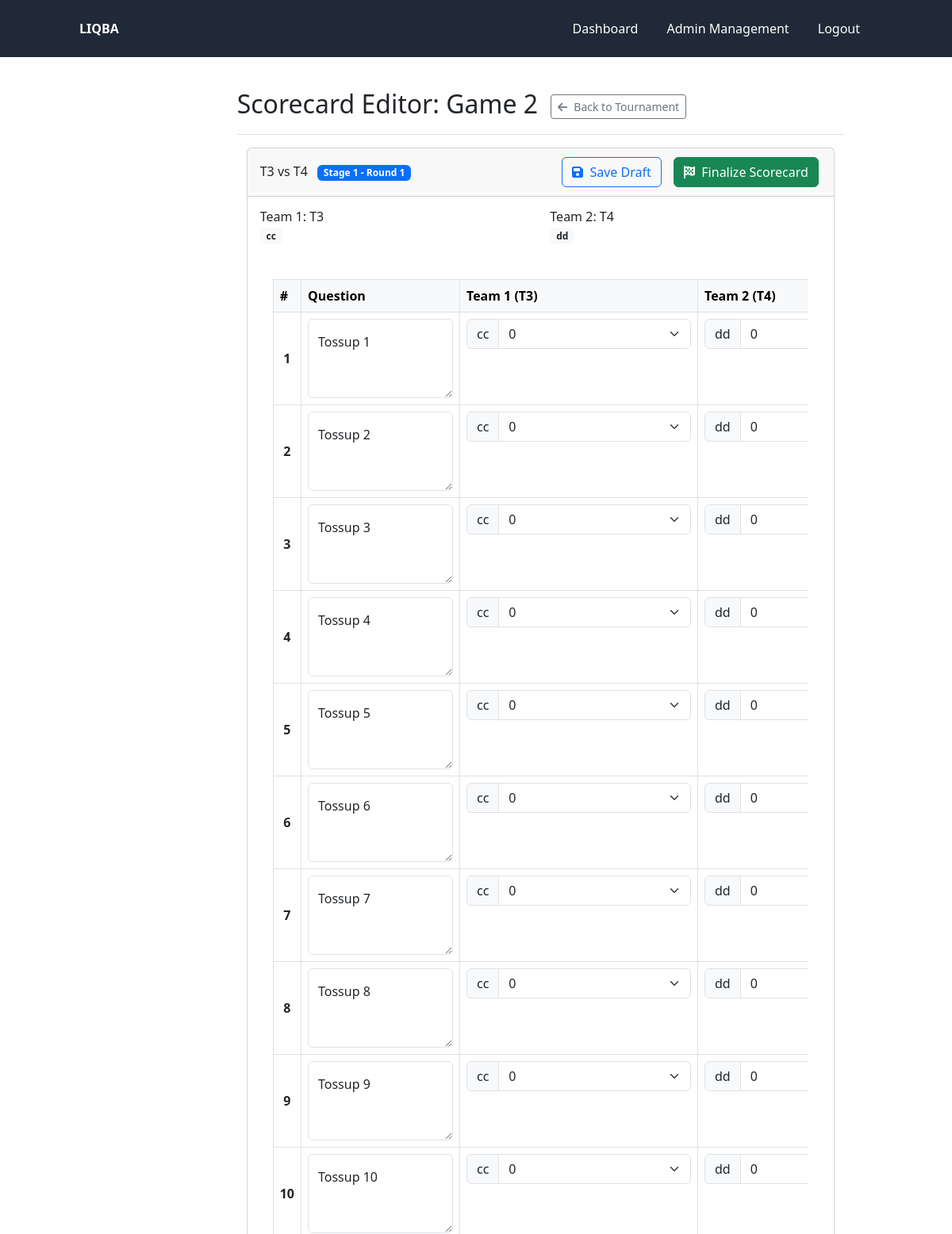
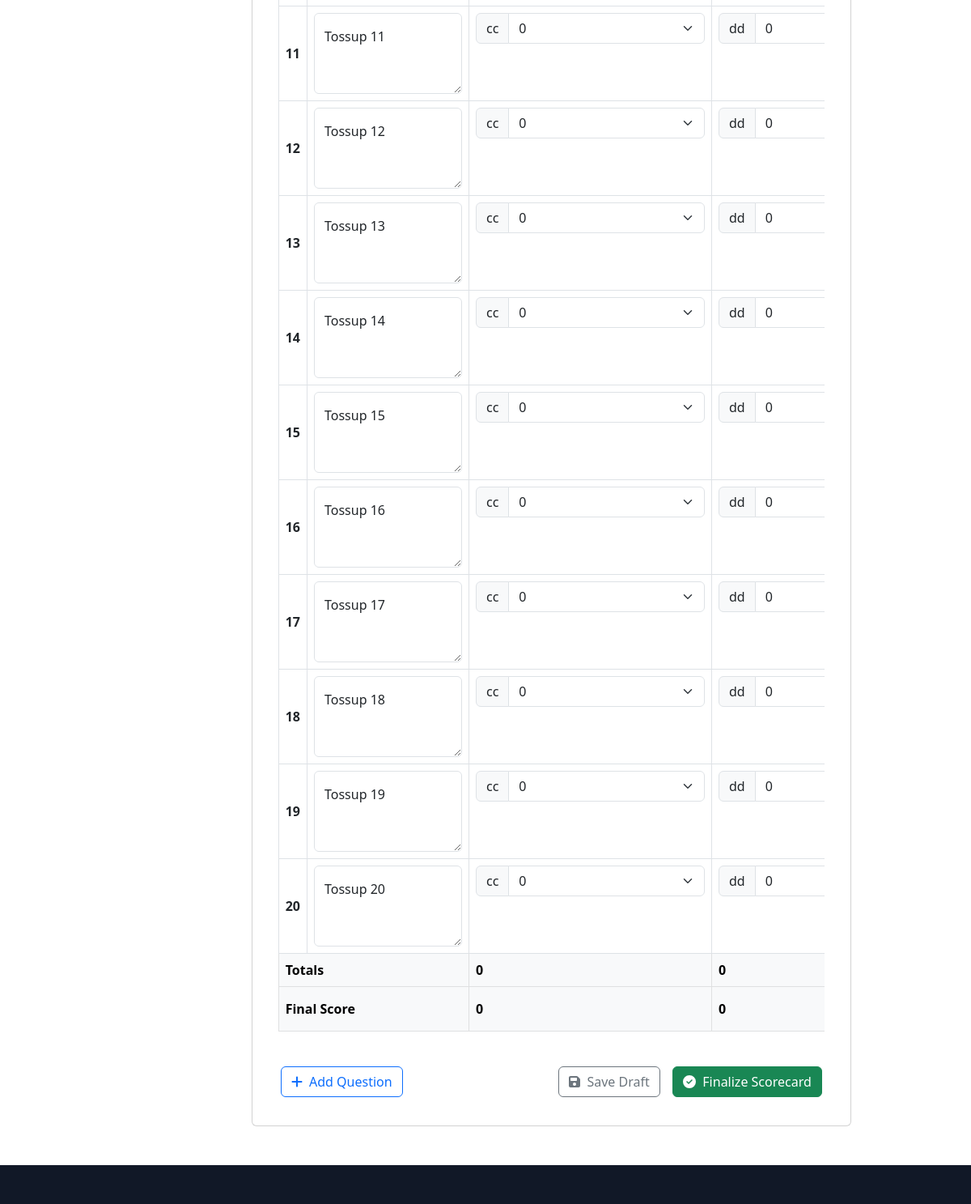
The page /admin/tournament/1/game/2/scorecard (signed in) on the database its author committed (2 pictures, top to bottom).
### models/game.py (models this page shows, shortened)
class Game(db.Model):
    __tablename__ = 'game'
    __table_args__ = {'extend_existing': True}
    id = Column(db.Integer, primary_key=True)
    team1 = Column(String(100), nullable=False)
    team2 = Column(String(100), nullable=False)
    result = Column(Integer, nullable=False, default=-2)  # -2: not played, 1: team1 wins, 0: draw, -1: team2 wins
    tournament_id = Column(Integer, db.ForeignKey('tournament.id', name='fk_game_tournament'), nullable=False)
    round_number = Column(Integer, nullable=False)
    stage_id = Column(Integer, nullable=False)  # 1: preliminary, 2: playoff, etc.
    scorecard = Column(Text, nullable=True)
    tournament = db.relationship('Tournament', back_populates='games')
    questions = db.relationship('Question', back_populates='game_rel', lazy=True, foreign_keys='Question.game_id')
    alerts = db.relationship('Alert', back_populates='game', lazy='dynamic', cascade='all, delete-orphan')

### models/player.py (models this page shows, shortened)
class Player(db.Model):
    __tablename__ = 'player'
    __table_args__ = {'extend_existing': True}
    id = Column(Integer, primary_key=True)
    name = Column(String(100), nullable=False)
    team_id = Column(String(10), nullable=False)  # The team ID from prelims
    alias_id = Column(Integer, ForeignKey('team_alias.id', name='fk_player_alias'), nullable=True)  # Current stage alias
    alias_rel = db.relationship('TeamAlias', back_populates='players', foreign_keys=[alias_id])

### controllers/admin_controller.py (the view, shortened to what this page needs)
@admin_bp.route('/tournament/<int:tournament_id>/game/<int:game_id>/scorecard', methods=['GET', 'POST'])
@admin_login_required
def edit_game_scorecard(tournament_id, game_id):
    game = Game.query.get_or_404(game_id)
    tournament = Tournament.query.get_or_404(tournament_id)
    if game.tournament_id != tournament.id:
        flash("Game does not belong to this tournament", "danger")
        return redirect(url_for('admin.tournament_details', tournament_id=tournament_id))
    team1_id = game.team1
    team1_display_name = game.team1
    team2_id = game.team2
    team2_display_name = game.team2
    if team1_id and str(team1_id).startswith('W('):
        resolved_id, resolved_name, _ = resolve_team_reference(tournament.id, team1_id)
        if resolved_id and resolved_name:
            team1_id = resolved_id
            team1_display_name = resolved_name
    if team2_id and str(team2_id).startswith('W('):
        resolved_id, resolved_name, _ = resolve_team_reference(tournament.id, team2_id)
        if resolved_id and resolved_name:
            team2_id = resolved_id
            team2_display_name = resolved_name
    questions = Question.query.filter_by(game_id=game_id).order_by(Question.id).all()
    team1_players = db.session.query(Player).join(
        TeamAlias, Player.alias_id == TeamAlias.id
    ).filter(
        TeamAlias.tournament_id == tournament_id,
        Player.team_id == team1_id
    ).all()
    team2_players = db.session.query(Player).join(
        TeamAlias, Player.alias_id == TeamAlias.id
    ).filter(
        TeamAlias.tournament_id == tournament_id,
        Player.team_id == team2_id
    ).all()
    scorecard = []
    if game.scorecard:
        try:
            scorecard = json.loads(game.scorecard)
        except json.JSONDecodeError:
            current_app.logger.error(f"Invalid scorecard JSON for game {game_id}")
            scorecard = []
    if not scorecard:
        num_tossups = len(questions) if questions else 20
        scorecard = [{
            'team1': {},
            'team2': {},
            'team1Bonus': 0,
            'team2Bonus': 0,
            'buzzes': {}
        } for _ in range(num_tossups)]
    return render_template(
        'admin/scorecard_editor.html',
        tournament=tournament,
        game=game,
        team1_id=team1_id,
        team1_name=team1_display_name,
        team2_id=team2_id,
        team2_name=team2_display_name,
        questions=questions,
        team1_players=team1_players,
        team2_players=team2_players,
        scorecard=scorecard
    )

### controllers/admin_controller.py (called while the page is built)
def admin_login_required(f):
    @wraps(f)
    def decorated_function(*args, **kwargs):
        if 'admin_id' not in session:
            flash('Please login first', 'warning')
            return redirect(url_for('admin.login'))
        return f(*args, **kwargs)
    return decorated_function

@admin_bp.before_request
def check_password_change():
    if 'admin_id' not in session or request.endpoint in ['admin.logout', 'admin.change_password', 'static']:
        return
    admin = Admin.query.get(session['admin_id'])
    if admin and admin.needs_password_change:
        if request.endpoint != 'admin.change_password':
            return redirect(url_for('admin.change_password'))

### controllers/reader_controller.py (called while the page is built)
@login_manager.user_loader
def load_reader(reader_id):
    return Reader.query.get(int(reader_id))

### templates/admin/scorecard_editor.html (shortened to what this page needs)
{% extends "admin/base.html" %}
{% block page_title %}
  Scorecard Editor: {{ game.name or ("Game " ~ game.id) }}
  <a href="{{ url_for('admin.tournament_details', tournament_id=tournament.id) }}" class="btn btn-outline-secondary btn-sm ms-2">
    <i class="fas fa-arrow-left me-1"></i> Back to Tournament
  </a>
{% endblock %}
{% block admin_content %}
<div class="container-fluid">
  <div class="row mb-4">
    <div class="col-md-12">
      <div class="card">
        <div class="card-header d-flex justify-content-between align-items-center">
          <h5 class="mb-0">
            {{ team1_name }} vs {{ team2_name }}
            <span class="badge bg-primary ms-2">
              {% if game.stage_id %}
                Stage {{ game.stage_id }}
              {% else %}
                Stage 1
              {% endif %}
              - Round {{ game.round_number }}
            </span>
          </h5>
          <div>
            <button id="saveDraftBtn" class="btn btn-outline-primary me-2">
              <i class="fas fa-save me-1"></i> Save Draft
            </button>
            <button id="finalizeBtn" class="btn btn-success">
              <i class="fas fa-flag-checkered me-1"></i> Finalize Scorecard
            </button>
          </div>
        </div>
        <div class="card-body">
          <div class="row mb-4">
            <div class="col-md-6">
              <h6>Team 1: {{ team1_name }}</h6>
              <div class="player-list">
                {% for player in team1_players %}
                <span class="badge bg-light text-dark me-1 mb-1">
                  {{ player.name }}{% if player.number %} ({{ player.number }}){% endif %}
                </span>
                {% endfor %}
              </div>
            </div>
            <div class="col-md-6">
              <h6>Team 2: {{ team2_name }}</h6>
              <div class="player-list">
                {% for player in team2_players %}
                <span class="badge bg-light text-dark me-1 mb-1">
                  {{ player.name }}{% if player.number %} ({{ player.number }}){% endif %}
                </span>
                {% endfor %}
              </div>
            </div>
          </div>
        <div class="card-body">
          <div class="table-responsive">
            <table class="table table-bordered table-hover" id="scorecardTable">
              <thead class="table-light">
                <tr>
                  <th style="width: 50px;">#</th>
                  <th style="min-width: 200px;">Question</th>
                  <th style="min-width: 300px;">Team 1 ({{ team1_name }})</th>
                  <th style="min-width: 300px;">Team 2 ({{ team2_name }})</th>
                </tr>
              </thead>
              <tbody id="scorecardBody">
                {% for i in range(scorecard|length) %}
                {% set tossup = scorecard[i] %}
                <tr data-tossup-index="{{ i }}">
                  <td class="align-middle text-center">
                    <strong>{{ i + 1 }}</strong>
                  </td>
                  <td>
                    <div class="form-floating">
                      <textarea class="form-control question-text"
                                data-tossup-index="{{ i }}"
                                style="height: 100px; min-height: 100px;"
                                placeholder="Tossup {{ i + 1 }}">{{ questions[i].question_text if i < questions|length else '' }}</textarea>
                      <label>Tossup {{ i + 1 }}</label>
                    </div>
                  </td>
                  <td>
                    <div class="team-answers" data-team="team1" data-tossup-index="{{ i }}">
                      {% for player in team1_players %}
                      <div class="input-group mb-2">
                        <span class="input-group-text">{{ player.name }}{% if player.number %} ({{ player.number }}){% endif %}</span>
                        <select class="form-select player-score"
                                data-player-id="{{ player.id }}"
                                data-tossup-index="{{ i }}">
                          <option value="0">0</option>
                        </select>
                      </div>
                      {% endfor %}
                    </div>
                  </td>
                  <td>
                    <div class="team-answers" data-team="team2" data-tossup-index="{{ i }}">
                      {% for player in team2_players %}
                      <div class="input-group mb-2">
                        <span class="input-group-text">{{ player.name }}{% if player.number %} ({{ player.number }}){% endif %}</span>
                        <select class="form-select player-score"
                                data-player-id="{{ player.id }}"
                                data-tossup-index="{{ i }}">
                          <option value="0">0</option>
                        </select>
                      </div>
                      {% endfor %}
                    </div>
                  </td>
                    </div>
                </tr>
                {% endfor %}
              <tfoot class="table-light">
                <tr>
                  <th colspan="2">Totals</th>
                  <th id="team1Total">0</th>
                  <th id="team2Total">0</th>
                </tr>
                <tr>
                  <th colspan="2">Final Score</th>
                  <th id="team1Final">0</th>
                  <th id="team2Final">0</th>
                </tr>
              </tfoot>
          <div class="d-flex justify-content-between mt-4">
            <button id="addQuestionBtn" class="btn btn-outline-primary">
              <i class="fas fa-plus me-1"></i> Add Question
            </button>
            <div>
              <button id="saveDraftBtn" class="btn btn-outline-secondary me-2">
                <i class="fas fa-save me-1"></i> Save Draft
              </button>
              <button id="finalizeBtn" class="btn btn-success">
                <i class="fas fa-check-circle me-1"></i> Finalize Scorecard
              </button>
            </div>
          </div>
{% endblock %}

### templates/base.html (style rules this page uses)
.btn { margin: 0.2rem; }
html, body { height: 100%; }
body { display: flex; flex-direction: column; }

### rows shown on the page
Game: id "Game 2", team1 "T3", team2 "T4", stage_id "1", round_number "1"
Player: name "cc", id "0"
Player: name "dd", id "0"

### other values the page prints
{{ i + 1 }} "1" "2" "3" "4" "5" "6" "7" "8" "9" "10" "11" "12" "13" "14" "15" "16" "17" "18" "19" "20"
